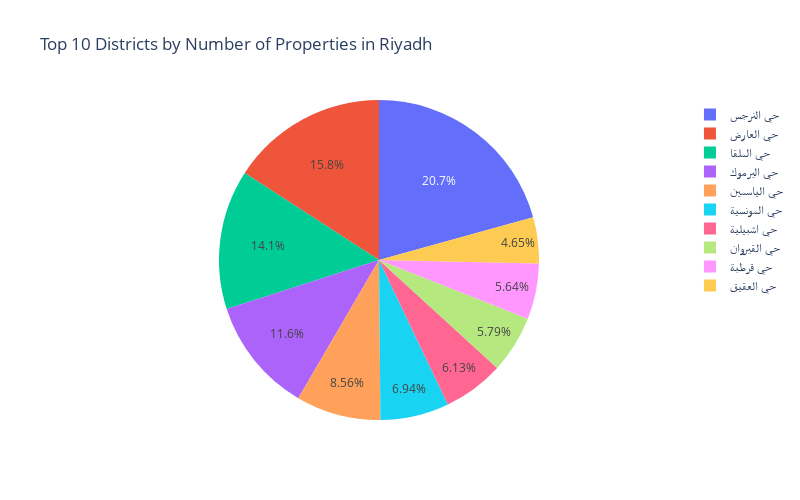

Notebook code cell kept with this figure:
### Code cell
district_counts = df['district'].value_counts()
top_10_districts = district_counts.nlargest(10)
df_top_10 = df[df['district'].isin(top_10_districts.index)]
fig = px.pie(df_top_10, 
             values=df_top_10['district'].value_counts().values, 
             names=df_top_10['district'].value_counts().index, 
             title='Top 10 Districts by Number of Properties in Riyadh')
fig.update_layout(width=800, height=500)
fig.show()

### Figure 1 — Plotly figure (JSON) as saved in the notebook; plotly's stock layout.template omitted (floating-point values rounded to 4 significant figures)
{"data": [{"domain": {"x": [0, 1], "y": [0, 1]}, "hovertemplate": "label=%{label}<br>value=%{value}<extra></extra>", "labels": ["حي النرجس", "حي العارض", "حي الملقا", "حي اليرموك", "حي الياسمين", "حي المونسية", "حي اشبيلية", "حي القيروان", "حي قرطبة", "حي العقيق"], "legendgroup": "", "name": "", "showlegend": true, "type": "pie", "values": [793, 607, 541, 445, 328, 266, 235, 222, 216, 178]}], "layout": {"height": 500, "legend": {"tracegroupgap": 0}, "title": {"text": "Top 10 Districts by Number of Properties in Riyadh"}, "width": 800}}
